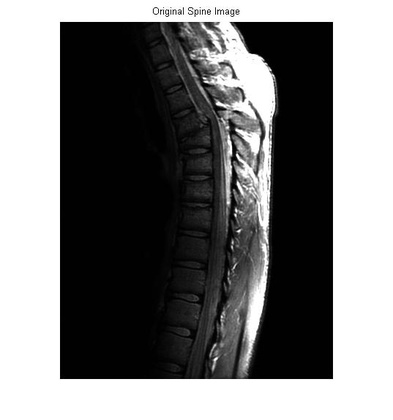
%> input picture Assignments/pr22_orginalspine.jpg, 393 x 420 px, shrunk from 537 x 574 before the run
$ octave second_assingment.m   (GNU Octave 9; MATLAB toolbox functions it lacks are replaced by stand-ins)
%> lines starting %> are read from the running program, lines starting %| are printed output that depends on the picture
a = imread('D:\Documents\DIP Lab\pr22_orginalspine.jpg');
%> a is the input picture: size 420x393x3 uint8; min 0, max 255, mean 123.3

g=rgb2gray(a);
c=input('Enter the constant value, c = ');
%> the answer given: 3
[M,N]=size(g);
%> M = 420; N = 393
for x = 1:M
    for y = 1:N
        m=double(g(x,y));
        z(x,y)=c.*log10(1+m);
    end
end
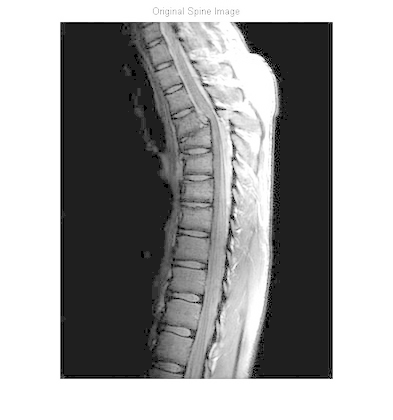
%> z: size 420x393 double; min 0, max 7.22, mean 4.46; drawn with min black and max white
figure,
subplot 121, imshow(a), title('Original');
subplot 122, imshow(z), title('Enhanced');
%> after `imshow(z)`:
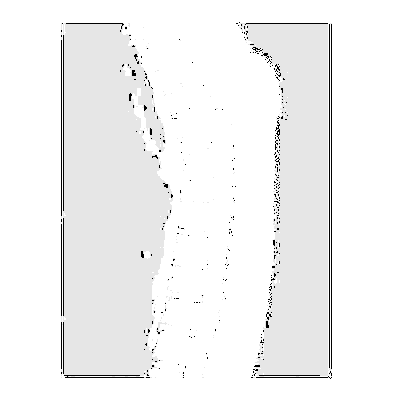
%> displayed picture: size 420x393, on the screen's scale of 0 to 255; min 0, max 255, mean 243.1

$ run again, with Assignments/prb24_originalImage.jpg copied over Assignments/pr22_orginalspine.jpg
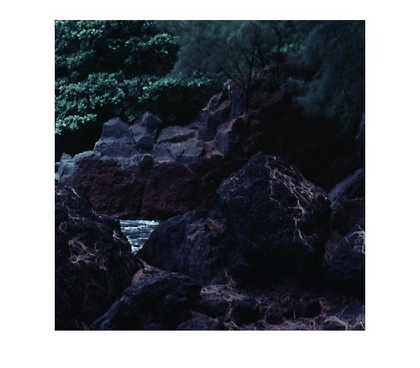
%> input picture Assignments/prb24_originalImage.jpg, 420 x 368 px, shrunk from 629 x 551 before the run
%> a is the input picture: size 368x420x3 uint8; mean R, G, B 109.6, 112.9, 118.2
%> `g=rgb2gray(a);`:
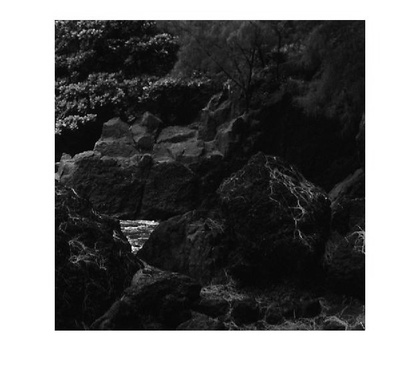
%> g: size 368x420 uint8; min 0, max 255, mean 112.5
%> after the loop `for x = 1:M`:
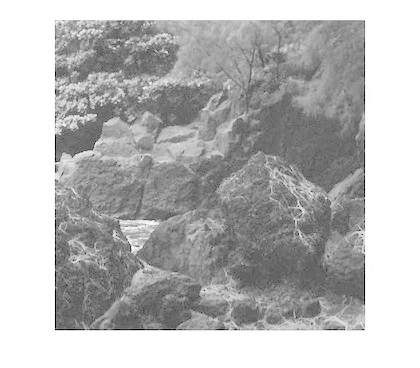
%> z: size 368x420 double; min 0, max 7.22, mean 5.23; drawn with min black and max white
